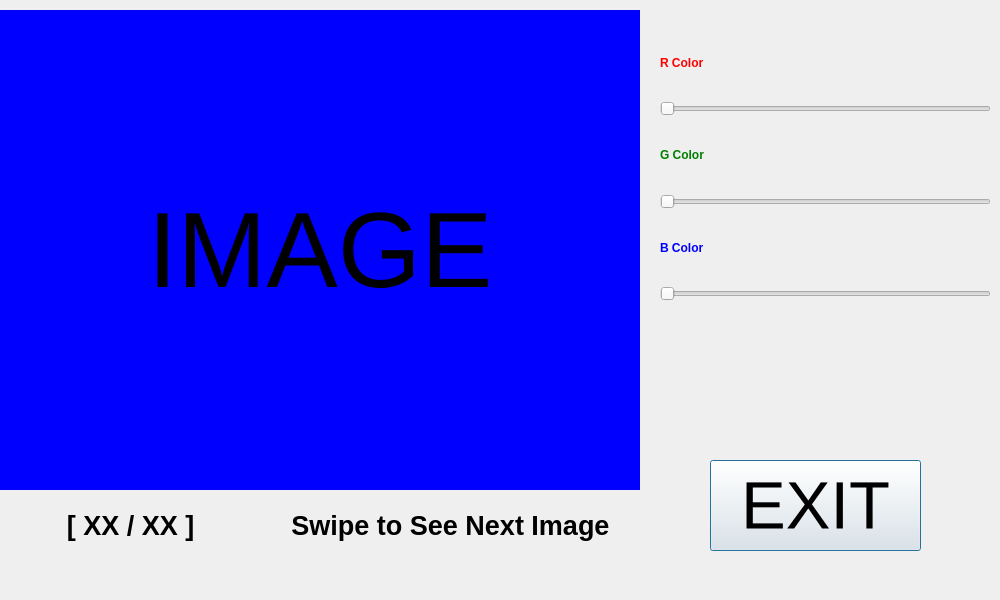
<?xml version="1.0" encoding="UTF-8"?>
<ui version="4.0">
 <class>SingleImgDialog</class>
 <widget class="QDialog" name="SingleImgDialog">
  <property name="geometry">
   <rect>
    <x>0</x>
    <y>0</y>
    <width>1000</width>
    <height>600</height>
   </rect>
  </property>
  <property name="windowTitle">
   <string>Dialog</string>
  </property>
  <widget class="QLabel" name="imgLabel">
   <property name="geometry">
    <rect>
     <x>0</x>
     <y>10</y>
     <width>640</width>
     <height>480</height>
    </rect>
   </property>
   <property name="font">
    <font>
     <pointsize>80</pointsize>
    </font>
   </property>
   <property name="styleSheet">
    <string notr="true">background-color:blue</string>
   </property>
   <property name="text">
    <string>IMAGE</string>
   </property>
   <property name="alignment">
    <set>Qt::AlignCenter</set>
   </property>
  </widget>
  <widget class="QPushButton" name="exitButton">
   <property name="geometry">
    <rect>
     <x>710</x>
     <y>460</y>
     <width>211</width>
     <height>91</height>
    </rect>
   </property>
   <property name="font">
    <font>
     <pointsize>50</pointsize>
    </font>
   </property>
   <property name="text">
    <string>EXIT</string>
   </property>
  </widget>
  <widget class="QWidget" name="verticalLayoutWidget">
   <property name="geometry">
    <rect>
     <x>660</x>
     <y>30</y>
     <width>331</width>
     <height>271</height>
    </rect>
   </property>
   <layout class="QVBoxLayout" name="verticalLayout">
    <item>
     <widget class="QLabel" name="rcolor">
      <property name="font">
       <font>
        <weight>75</weight>
        <bold>true</bold>
       </font>
      </property>
      <property name="styleSheet">
       <string notr="true">color:red;font-weight:bold;</string>
      </property>
      <property name="text">
       <string>R Color</string>
      </property>
     </widget>
    </item>
    <item>
     <widget class="QSlider" name="rslider">
      <property name="sizePolicy">
       <sizepolicy hsizetype="Minimum" vsizetype="Fixed">
        <horstretch>0</horstretch>
        <verstretch>0</verstretch>
       </sizepolicy>
      </property>
      <property name="sizeIncrement">
       <size>
        <width>0</width>
        <height>0</height>
       </size>
      </property>
      <property name="font">
       <font>
        <pointsize>9</pointsize>
       </font>
      </property>
      <property name="cursor">
       <cursorShape>PointingHandCursor</cursorShape>
      </property>
      <property name="styleSheet">
       <string notr="true">thick:20px</string>
      </property>
      <property name="orientation">
       <enum>Qt::Horizontal</enum>
      </property>
      <property name="tickInterval">
       <number>0</number>
      </property>
     </widget>
    </item>
    <item>
     <widget class="QLabel" name="gcolor">
      <property name="font">
       <font>
        <weight>75</weight>
        <bold>true</bold>
       </font>
      </property>
      <property name="styleSheet">
       <string notr="true">color:green;font-weight:bold</string>
      </property>
      <property name="text">
       <string>G Color</string>
      </property>
     </widget>
    </item>
    <item>
     <widget class="QSlider" name="gslider">
      <property name="cursor">
       <cursorShape>PointingHandCursor</cursorShape>
      </property>
      <property name="orientation">
       <enum>Qt::Horizontal</enum>
      </property>
     </widget>
    </item>
    <item>
     <widget class="QLabel" name="bcolor">
      <property name="font">
       <font>
        <weight>75</weight>
        <bold>true</bold>
       </font>
      </property>
      <property name="styleSheet">
       <string notr="true">color:blue;font-weight:bold;</string>
      </property>
      <property name="text">
       <string>B Color</string>
      </property>
     </widget>
    </item>
    <item>
     <widget class="QSlider" name="bslider">
      <property name="cursor">
       <cursorShape>PointingHandCursor</cursorShape>
      </property>
      <property name="mouseTracking">
       <bool>false</bool>
      </property>
      <property name="orientation">
       <enum>Qt::Horizontal</enum>
      </property>
     </widget>
    </item>
   </layout>
  </widget>
  <widget class="QLabel" name="currentImgIndex">
   <property name="geometry">
    <rect>
     <x>20</x>
     <y>500</y>
     <width>221</width>
     <height>51</height>
    </rect>
   </property>
   <property name="font">
    <font>
     <pointsize>20</pointsize>
     <weight>75</weight>
     <bold>true</bold>
    </font>
   </property>
   <property name="text">
    <string>[ XX / XX ]</string>
   </property>
   <property name="alignment">
    <set>Qt::AlignCenter</set>
   </property>
  </widget>
  <widget class="QLabel" name="label">
   <property name="geometry">
    <rect>
     <x>260</x>
     <y>500</y>
     <width>381</width>
     <height>51</height>
    </rect>
   </property>
   <property name="font">
    <font>
     <pointsize>20</pointsize>
     <weight>75</weight>
     <bold>true</bold>
    </font>
   </property>
   <property name="text">
    <string>Swipe to See Next Image</string>
   </property>
   <property name="alignment">
    <set>Qt::AlignCenter</set>
   </property>
  </widget>
 </widget>
 <resources/>
 <connections/>
</ui>
